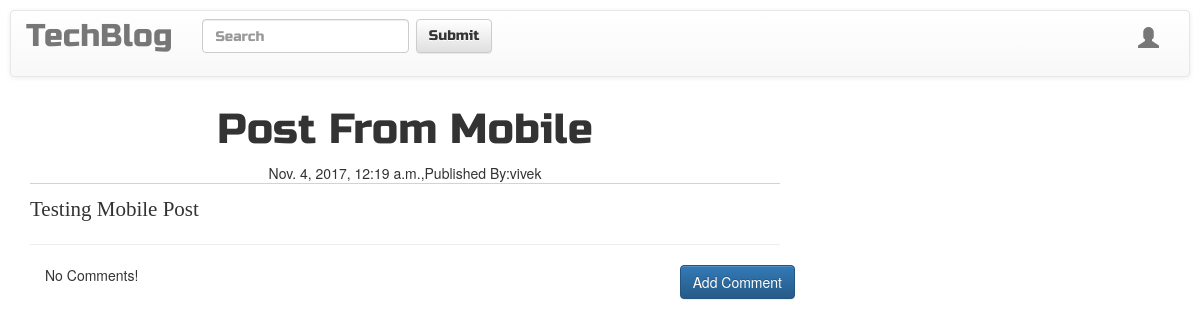
The page /post/18 on the database its author committed.
### blog/models.py (models this page shows, shortened)
class Post(models.Model):
    author = models.ForeignKey('auth.User',related_name='posts',on_delete=models.CASCADE)
    title = models.CharField(max_length=200)
    text = models.TextField(max_length=2000)
    create_date = models.DateTimeField(default=timezone.now)
    published_date = models.DateTimeField(blank=True,null=True)
    class Meta:
        ordering = ('create_date',)

### blog/views.py (the view)
# urls.py: url(r'^post/(?P<pk>\d+)$',views.PostDetailView.as_view(),name='post_detail'),
class PostDetailView(DetailView):
    model = Post

### blog/templates/blog/post_detail.html (shortened to what this page needs)
{% extends 'base.html' %}
{% block body_block %}
  <h1 class="posttitle">{{post.title}}</h1>
  {% if post.published_date %}
    <div class="date postdate">
      {{post.published_date}},Published By:{{post.author}}
    </div>
  {% endif %}
  <div class="postcontent">
    <p>{{post.text|safe|linebreaksbr}}</p>
  </div>
  <hr>
  <a class="btn btn-primary btn-comment" href="{% url 'add_comment_to_post' pk=post.pk %}">Add Comment</a>
  <div class="container">
  {% for comment in post.comments.all %}
    <br>
    {% if user.is_authenticated or comment.approved_comment %}
      {{comment.create_date}}
      {% if not comment.approved_comment and post.author == user %}
      <a class="btn btn-danger" href="{% url 'comment_remove' pk=comment.pk %}">
        <span class="glyphicon glyphicon-remove"></span>
      </a>
      <a class="btn btn-success" href="{% url 'comment_approve' pk=comment.pk %}">
        <span class="glyphicon glyphicon-ok"></span>
      </a>
      {% endif %}
      <p>{{comment.text|safe|linebreaksbr}}</p>
      <p>Posted By : {{ comment.author }}</p>
    {% endif%}
    {% empty %}
      <p>No Comments!</p>
  {% endfor %}
  </div>
{% endblock%}

### blog/static/css/blog.css (style rules this page uses)
.postdate { text-align: center; }
.posttitle { font-family: 'Russo one',sans-serif; text-transform: capitalize; font-size: 3em; text-align: center; }
.postcontent { font-family: 'Monsterrat'; font-size : 1.5em; border-top:1px solid lightgrey; }
.btn-comment { position: absolute; right: 0px; }
.extra-margin { margin: 5px; padding: 5px; }

### rows shown on the page
Post: title "Post From Mobile", published_date "Nov. 4, 2017, 12:19 a.m.", author "vivek", text "Testing Mobile Post"
